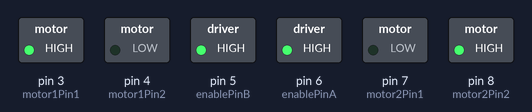
A sketch run on a simulated Arduino Uno, built with avr-gcc and run on an emulated ATmega328P. Shown: switched loads named in the sketch (green lamp = pin HIGH).

Above: at 0.5 s.
At 1.5 s:
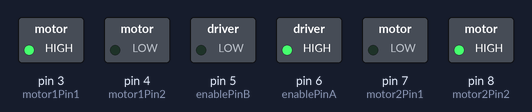
At 2.5 s:
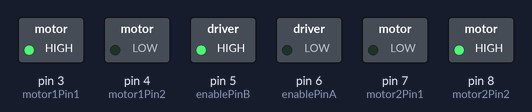
Timing chart, 0 to 3.5 s (numbered marks = the images above):
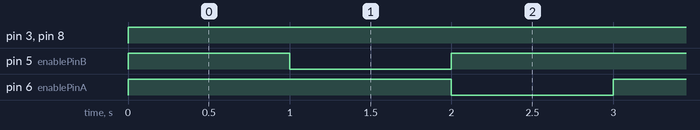

Measured:
- by itself, pin 3 (motor1Pin1), pin 8 (motor2Pin2): LOW → HIGH at 0.00 s
- by itself, pin 5 (enablePinB): repeats every 3.0 s: LOW 1.0 s, HIGH 2.0 s
- by itself, pin 6 (enablePinA): alternates HIGH for 2.0 s and LOW for 1.0 s

The sketch:

Check_wheels_rotation_code..ino
```cpp
int ir1 = A0 , ir2 = A1 , ir3 = A2 , ir4 = A3 , ir5 = A4;

int motor1Pin1 = 3 , motor1Pin2 = 4 , motor2Pin1 = 7 , motor2Pin2 = 8 , enablePinA = 6 , enablePinB = 5;

int speed = 255;

void setup() {
  Serial.begin(9600);
  pinMode(ir1, INPUT);
  pinMode(ir2, INPUT);
  pinMode(ir3, INPUT);
  pinMode(ir4, INPUT);
  pinMode(ir5, INPUT);
  pinMode(motor1Pin1, OUTPUT);
  pinMode(motor1Pin2, OUTPUT);
  pinMode(motor2Pin1, OUTPUT);
  pinMode(motor2Pin2, OUTPUT);
  pinMode(enablePinA, OUTPUT);
  pinMode(enablePinB, OUTPUT);
}

void loop() {
  moveForward(speed, speed);
  delay(1000);
  turnRight(speed, 0);
  delay(1000);
  turnLeft(0, speed);
  delay(1000);
}


void moveForward(int speed1, int speed2) {
  analogWrite(enablePinA, speed1);
  analogWrite(enablePinB, speed2);
  digitalWrite(motor1Pin1, HIGH);
  digitalWrite(motor1Pin2, LOW);
  digitalWrite(motor2Pin1, LOW);
  digitalWrite(motor2Pin2, HIGH);
}

void turnRight(int speed1, int speed2) {
  analogWrite(enablePinA, speed1);
  analogWrite(enablePinB, speed2);
  digitalWrite(motor1Pin1, HIGH);
  digitalWrite(motor1Pin2, LOW);
  digitalWrite(motor2Pin1, LOW);
  digitalWrite(motor2Pin2, HIGH);
}

void turnLeft(int speed1, int speed2) {
  analogWrite(enablePinA, speed1);
  analogWrite(enablePinB, speed2);
  digitalWrite(motor1Pin1, HIGH);
  digitalWrite(motor1Pin2, LOW);
  digitalWrite(motor2Pin1, LOW);
  digitalWrite(motor2Pin2, HIGH);
}

void stopCar() {
  analogWrite(enablePinA, 0);
  analogWrite(enablePinB, 0);
}
```
